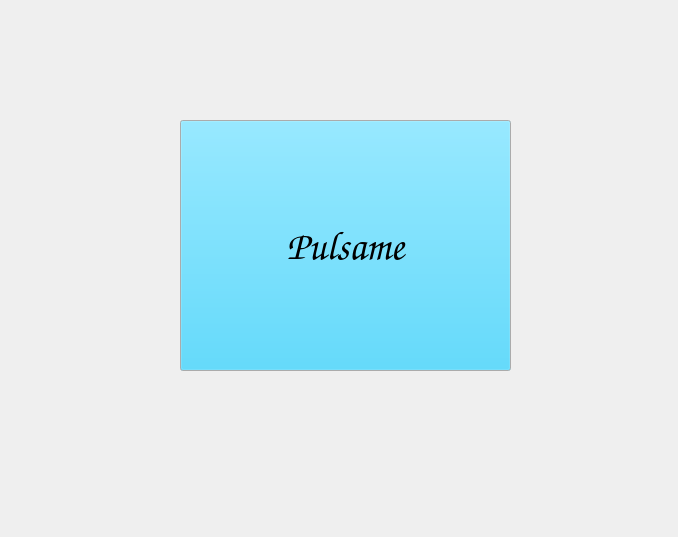
<?xml version="1.0" encoding="UTF-8"?>
<ui version="4.0">
 <class>MiPrograma</class>
 <widget class="QMainWindow" name="MiPrograma">
  <property name="geometry">
   <rect>
    <x>0</x>
    <y>0</y>
    <width>678</width>
    <height>537</height>
   </rect>
  </property>
  <property name="windowTitle">
   <string>Mi Primer Interfaz</string>
  </property>
  <widget class="QWidget" name="centralwidget">
   <widget class="QPushButton" name="boton">
    <property name="geometry">
     <rect>
      <x>180</x>
      <y>120</y>
      <width>331</width>
      <height>251</height>
     </rect>
    </property>
    <property name="palette">
     <palette>
      <active>
       <colorrole role="Button">
        <brush brushstyle="SolidPattern">
         <color alpha="179">
          <red>44</red>
          <green>206</green>
          <blue>255</blue>
         </color>
        </brush>
       </colorrole>
      </active>
      <inactive>
       <colorrole role="Button">
        <brush brushstyle="SolidPattern">
         <color alpha="179">
          <red>44</red>
          <green>206</green>
          <blue>255</blue>
         </color>
        </brush>
       </colorrole>
      </inactive>
      <disabled>
       <colorrole role="Button">
        <brush brushstyle="SolidPattern">
         <color alpha="179">
          <red>44</red>
          <green>206</green>
          <blue>255</blue>
         </color>
        </brush>
       </colorrole>
      </disabled>
     </palette>
    </property>
    <property name="font">
     <font>
      <family>Comic Sans MS</family>
      <pointsize>30</pointsize>
      <italic>false</italic>
      <bold>true</bold>
      <underline>false</underline>
      <strikeout>false</strikeout>
      <kerning>true</kerning>
     </font>
    </property>
    <property name="text">
     <string>Pulsame</string>
    </property>
   </widget>
  </widget>
 </widget>
 <resources/>
 <connections/>
</ui>
